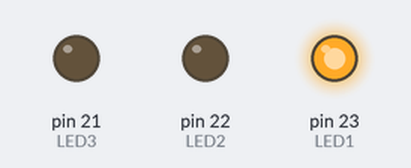
This sketch was run on a simulated Arduino Mega 2560, built with avr-gcc and run on an emulated ATmega2560. Parts: output pins drawn as LEDs (lit = HIGH).

Above: at 0.5 s.
At 1.5 s:
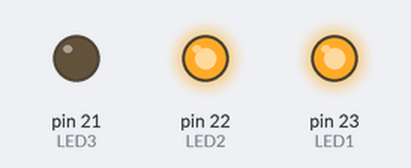
At 2.5 s:
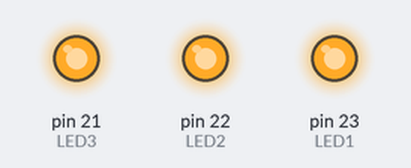
At 3.5 s:
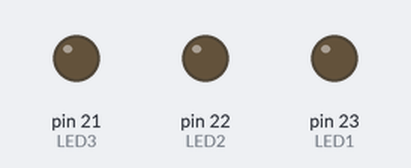
Timing chart, 0 to 5.2 s (numbered marks = the images above):
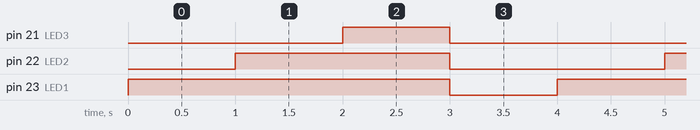

Measured:
- by itself, pin 21 (LED3): alternates HIGH for 1.0 s and LOW for 3.0 s
- by itself, pin 22 (LED2): alternates HIGH for 2.0 s and LOW for 2.0 s
- by itself, pin 23 (LED1): alternates HIGH for 3.0 s and LOW for 1.0 s

The sketch:

sketch_jun17a.ino
```cpp
int LED1 = 23;
int LED2 = 22;
int LED3 = 21;

void setup() {
  Serial.begin(115200);
  pinMode(LED1, OUTPUT);
  pinMode(LED2, OUTPUT);
  pinMode(LED3, OUTPUT);

}

void loop() {
  digitalWrite(LED1, HIGH);
  delay(1000);
  digitalWrite(LED2, HIGH);
  delay(1000);
  digitalWrite(LED3, HIGH);
  delay(1000);
  //----ให้เขียน LED ทั้ง 3 ดับพร้อมกัน
  digitalWrite(LED1,LOW);
  digitalWrite(LED2,LOW);
  digitalWrite(LED3,LOW);
  delay(1000);
}
```
